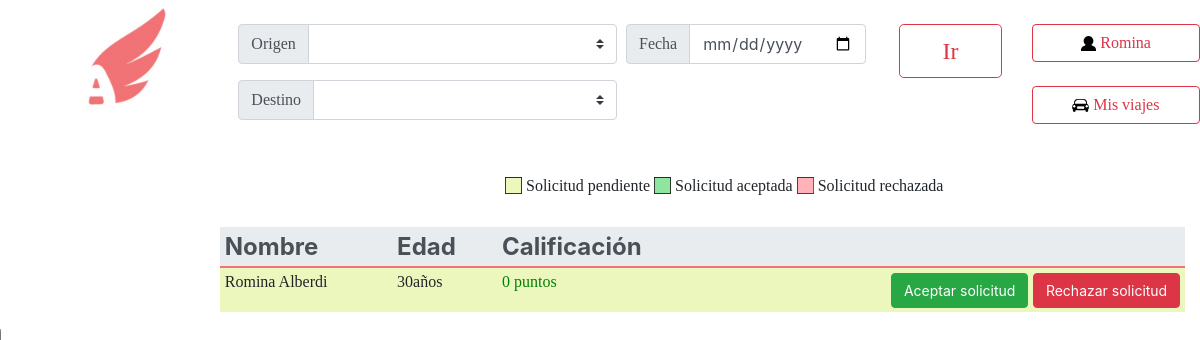
Screenshot of /verSolicitudes.php?id=54 (signed in) with the database file from the repository.
### tables this page shows
CREATE TABLE IF NOT EXISTS `postulados_usuarios_viajes` (
  `IDusuario` int(50) NOT NULL,
  `IDviaje` int(50) NOT NULL,
  `estado` int(3) NOT NULL DEFAULT '0' COMMENT '0-> pendiente, 1->aceptado, -1->rechazado',
  `IDusuario_viaje` int(11) NOT NULL AUTO_INCREMENT,
  PRIMARY KEY (`IDusuario_viaje`)
);

CREATE TABLE IF NOT EXISTS `usuarios` (
  `nombre` varchar(50) NOT NULL,
  `apellido` varchar(50) NOT NULL,
  `email` varchar(50) NOT NULL,
  `clave` varchar(50) NOT NULL,
  `fecha` date NOT NULL,
  `foto` longblob,
  `token` varchar(100) NOT NULL,
  `ID` int(11) NOT NULL AUTO_INCREMENT,
  `borrado` tinyint(1) NOT NULL DEFAULT '0',
  `penalizacion` int(20) NOT NULL DEFAULT '0',
  `penalizacion_acom` int(20) NOT NULL DEFAULT '0',
  `deuda` float NOT NULL DEFAULT '0',
  PRIMARY KEY (`ID`)
);

### funciones.php (called while the page is built, shortened)
<?php
	function calcularEdad($miCumpleanos){
		$cumpleanos = new DateTime($miCumpleanos);
                $hoy = new DateTime();
   	 	$annos = $hoy->diff($cumpleanos);
                return $annos->y;
	}
?>

### verSolicitudes.php (the view, shortened to what this page needs)
<html lang="en">
  <head>
    <link rel="stylesheet" href="css/bootstrap.min.css">
  </head>
  <body>
            <?php
            require ('funciones.php');
            $link=conectarABase();
            $idviaje=$_GET['id'];
            $solicitudes = mysqli_query($link, "SELECT * FROM postulados_usuarios_viajes,usuarios where IDviaje=$idviaje and ID=IDusuario ORDER BY estado desc");
  	?>
        <header>
          <nav>
     <ul>
                    <div class="row" position="fixed">
                        <div class="col-2">
                                <a href="PaginaPrincipal.php">
                                <img href="PaginaPrincipal.php" src="Logo.jpg" alt="Imagen no disponible"  class="rounded mx-auto d-block" height="120x120">
                                </a>
                        </div>
                        <div class="col-8">
                            <div class="row" position="fixed">
                                <div class="col-10">
                                    <br>
                                    <form action="PaginaPrincipal.php" method="POST" accept-charset="utf-8">
                                      <div class="input-group">
                                        <div style="width:60%" class="input-group input-group-prepend mb-3">
                                            <div class="input-group-prepend">
                                                <span  class="input-group-text" id="basic-addon1"><font size="3" face="Univers-Light-Normal">Origen</font></span>
                                            </div>
                                            <select style="height: 40px" class="custom-select" placeholder='vehiculo' name='IDOrigen' id="inputGroupSelect01">
                                                    <option value="" selected></option>
                                                    <?php $citys=mysqli_query($link,"SELECT * FROM ciudades ORDER BY nombre");while($fila3 = $citys->fetch_array(MYSQL_NUM)){?>
                                                    <option value="<?php echo $fila3[1]?>"><?php echo $fila3[0] ?></option>
                                                    <?php }?>
                                            </select>
                                        </div>
                                        <div style="width:38%;margin-left:10px" class="input-group input-group-prepend mb-3">
                                            <div class="input-group-prepend">
                                                <span  class="input-group-text" id="basic-addon1"><font size="3" face="Univers-Light-Normal">Fecha</font></span>
                                            </div>
                                          <input  type="date" face="Univers-Light-Normal" name="fecha" class="form-control" aria-label="La Plata" aria-describedby="basic-addon1">
                                        </div>
                                      </div>
                                      <div style="width:60%" class="input-group input-group-prepend mb-3">
                                          <div class="input-group-prepend">
                                              <span class="input-group-text" id="basic-addon1"><font size="3" face="Univers-Light-Normal">Destino</font></span>
                                          </div>
                                            <select style="height: 40px" class="custom-select" placeholder='vehiculo' name='IDDestino' id="inputGroupSelect02">
                                                    <option value="" selected></option>
                                                    <?php $citys=mysqli_query($link,"SELECT * FROM ciudades ORDER BY nombre");while($fila3 = $citys->fetch_array(MYSQL_NUM)){?>
                                                    <option value="<?php echo $fila3[1]?>"><?php echo $fila3[0] ?></option>
                                                    <?php }?>
                                            </select>
                                          </div>
                                </div>
                                <div class="col-2">
                                    <br>
                                    <button type="submit" name="apreto_ir" href="" class="btn btn-outline-danger btn-lg btn-block btn-lg"><font size="5" face="Univers-Light-Normal">Ir</font></button><br>
                                </div>
                            </div>
                        </div>
                        <div class="col-2">
                            <br>
                            <a href="MiCuenta.php" class="btn btn-outline-danger btn-block"><img src="Imagenes/Usuario.png" height="15x15"><font size="3" face="Univers-Light-Normal">     <?php echo $_SESSION['nombre']; ?></font></a><br>
                            <a href="MisViajes.php" class="btn btn-outline-danger btn-block"><img src="Imagenes/MisViajes.png" height="17x17"><font size="3" face="Univers-Light-Normal">     Mis viajes</font></a>
                        </div>
                    </div>
                 </ul>
            </nav>
        </header>
		<div class="row" position="fixed">
			<div class="col-2">
			</div>
			<div class="col-10">
                            <br>
                            <h5 style="margin-left:300px"><img src="Imagenes/Amarillo.jpg" height="17x17"><font size="3" face="Georgia">     Solicitud pendiente   </font><img src="Imagenes/Verde.jpg" height="17x17"><font size="3" face="Georgia">     Solicitud aceptada   </font><img src="Imagenes/Rojo.jpg" height="17x17"><font size="3" face="Georgia">     Solicitud rechazada   </font></h5>
                            <br>
                            <div  class="container">
				<table class="table table-sm table-borderless">
                                                 <thead class='thead-light'>
                                                 <tr style='border-bottom: 2px solid #f17376'>
                                                   <th scope="color"><font size='5'>Nombre</font></th>
                                                   <th scope="col"><font size='5'>Edad</font></th>
                                                   <th scope="col"><font size='5'>Calificación</font></th>
                                                   <th scope="col"></th>
                                                 </tr>
                                               </thead>
                                               <tbody>
                                                 <?php while($fila = $solicitudes->fetch_array(MYSQLI_NUM)) {
                                                    $nombreUser = mysqli_query($link,"SELECT ID,penalizacion_acom FROM usuarios where ID=$fila[0]");
                                                    $nombreUser = $nombreUser ->fetch_array(MYSQLI_NUM);
                                                    $puntos=0;
                                                    $puntos = $puntos - $nombreUser[1];
                                                 ?>
                                                 <tr style='margin-top: 30px;background-color: <?php if($fila[2]==1){echo "8fe59d";}else{if ($fila[2]==0){echo "ecf7bd";}else{echo "ffb3b8";}}?>'>
                                                   <td><font face='georgia'><?php echo $fila[4] . ' ' .  $fila[5]; ?></font></td>
                                                   <td><font face='georgia'><?php echo calcularEdad($fila[8]) . 'años'; ?></font></td>
                                                   <td ><font face='georgia' style="color: <?php if ($puntos>=0){echo "green";}else{echo "red";}?>"><?php echo $puntos?> puntos</font></td>
                                                   <td style="text-align:right"><?php if(($fila[2]==0)){?>
                                                       <a href="aceptarPostulado.php?idV=<?php echo $fila[1];?>&idU=<?php echo $fila[0];?>" class='btn  btn-success' style="font-size:14">Aceptar solicitud</a><span>  </span><a href="rechazarPostulado.php?idV=<?php echo $fila[1];?>&idU=<?php echo $fila[0];?>" class='btn btn-danger' style="font-size:14">Rechazar solicitud</a>
                                                   <?php
                                                   }else {if($fila[2]==1){?>
                                                       <a  href="cancelarPostulado.php?idV=<?php echo $fila[1];?>&idU=<?php echo $fila[0];?>"class='btn btn-danger' style="font-size:14;width: 270px; height:35px">Cancelar solicitud</a>
                                                   <?php }} ?>
                                                 </tr>
                                                 <?php
                                                 }?>
                                               </tbody>
                                </table>
                            </div>
                </div>
  </body>
    </html>

### rows the page displays
postulados_usuarios_viajes: IDusuario.nombre "Romina", IDusuario.apellido "Alberdi", IDusuario.fecha "30", puntos "0"

### other values shown
$_SESSION['nombre'] "Romina"
